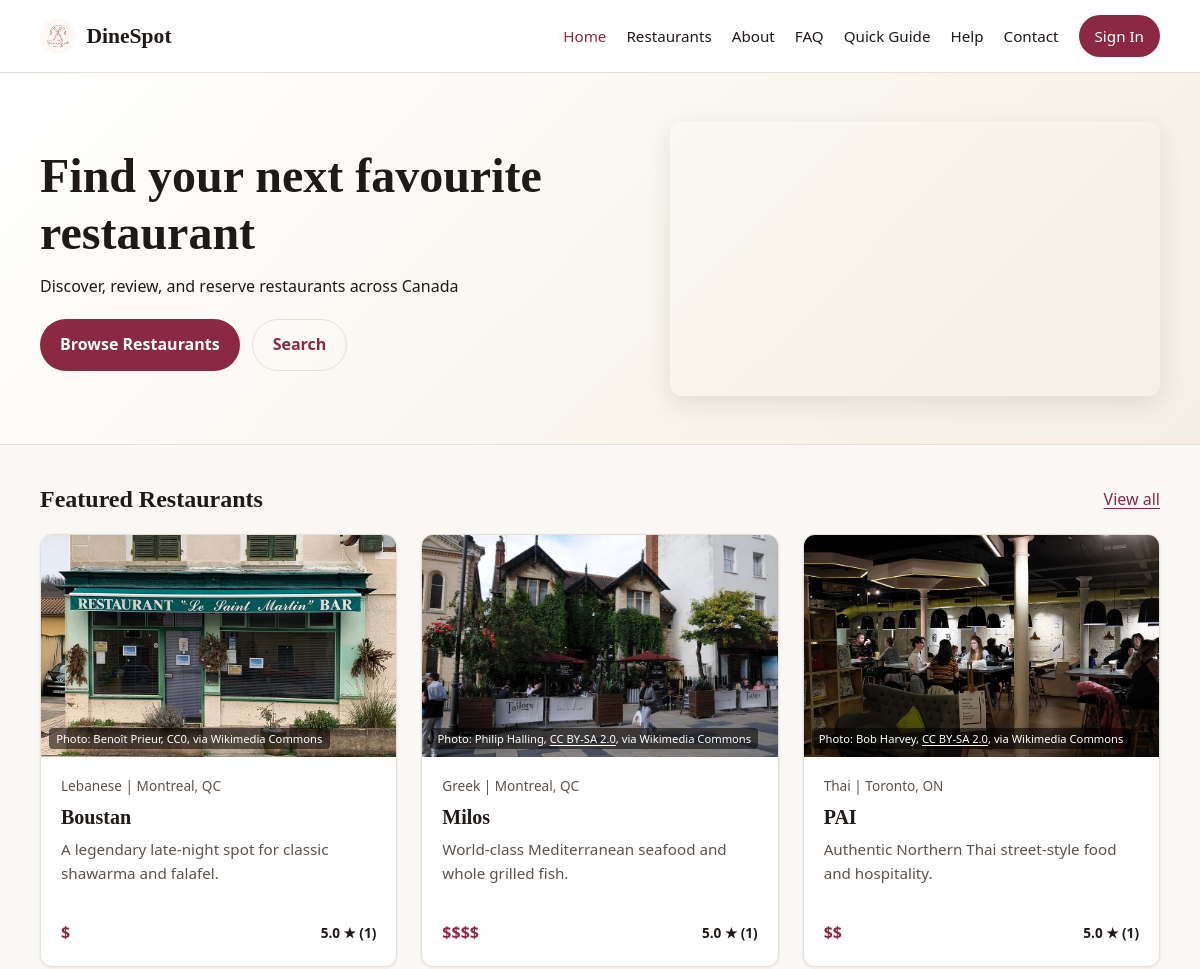
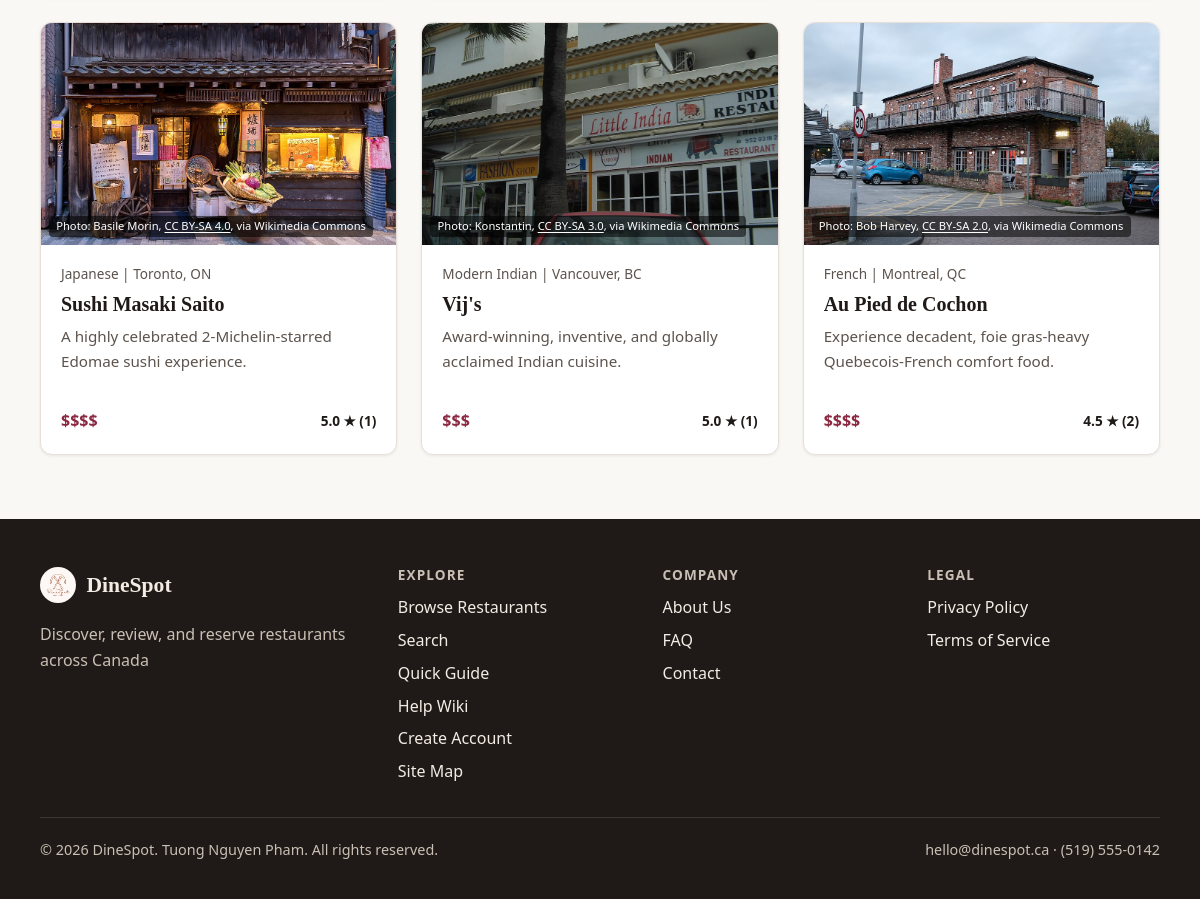
The page / on the database its author committed (2 pictures, top to bottom).
### tables this page shows
CREATE TABLE restaurants (
    id INT AUTO_INCREMENT PRIMARY KEY,
    name VARCHAR(150) NOT NULL,
    cuisine VARCHAR(80) NOT NULL,
    city VARCHAR(80) NOT NULL,
    province VARCHAR(10) NOT NULL,
    description TEXT NOT NULL,
    address VARCHAR(255) NULL,
    image_path VARCHAR(255) NULL,
    latitude DECIMAL(10, 7) NULL,
    longitude DECIMAL(10, 7) NULL,
    price_range TINYINT NOT NULL DEFAULT 2,
    is_active TINYINT(1) NOT NULL DEFAULT 1,
    image_credit VARCHAR(255) NULL,
    created_at TIMESTAMP NOT NULL DEFAULT CURRENT_TIMESTAMP,
    CONSTRAINT chk_restaurants_price_range CHECK (price_range BETWEEN 1 AND 4)
);

### includes/functions.php (called while the page is built, shortened)
<?php
function e(string $value): string
{
    return htmlspecialchars($value, ENT_QUOTES, 'UTF-8');
}
function get_site_setting(string $key, ?string $default = null): ?string
{
    static $cache = [];
    if (array_key_exists($key, $cache)) {
        return $cache[$key];
    }
    try {
        require_once __DIR__ . '/db.php';
        $stmt = db()->prepare('SELECT setting_value FROM site_settings WHERE setting_key = :key');
        $stmt->execute(['key' => $key]);
        $value = $stmt->fetchColumn();
        $cache[$key] = $value !== false ? (string) $value : $default;
        return $cache[$key];
    } catch (Throwable $e) {
        return $default;
    }
}
function price_range_label(int $range): string
{
    return str_repeat('$', max(1, min(4, $range)));
}
function restaurant_image_url(array $restaurant, string $prefix = ''): string
{
    return $prefix . ($restaurant['image_path'] ?? 'assets/images/DineSpot-logo.jpg');
}
function get_featured_restaurants(int $limit = 6): array
{
    require_once __DIR__ . '/db.php';
    $stmt = db()->prepare(
        'SELECT r.*, COALESCE(AVG(rv.rating), 0) AS avg_rating, COUNT(rv.id) AS review_count
         FROM restaurants r
         LEFT JOIN reviews rv ON rv.restaurant_id = r.id
         WHERE r.is_active = 1
         GROUP BY r.id
         ORDER BY avg_rating DESC, r.name ASC
         LIMIT :limit'
    );
    $stmt->bindValue(':limit', $limit, PDO::PARAM_INT);
    $stmt->execute();
    return $stmt->fetchAll();
}
function youtube_embed_url(string $url): string
{
    if (preg_match('/(?:youtube\.com\/watch\?v=|youtu\.be\/)([A-Za-z0-9_-]+)/', $url, $matches)) {
        return 'https://www.youtube.com/embed/' . $matches[1];
    }
    return $url;
}
function format_rating(float $rating): string
{
    return number_format($rating, 1);
}

### includes/db.php (called while the page is built, shortened)
<?php
function db(): PDO
{
    static $pdo = null;
    if ($pdo instanceof PDO) {
        return $pdo;
    }
    $dsn = sprintf(
        'mysql:host=%s;port=%s;dbname=%s;charset=%s',
        DB_HOST,
        DB_PORT,
        DB_NAME,
        DB_CHARSET
    );
    $pdo = new PDO($dsn, DB_USER, DB_PASS, [
        PDO::ATTR_ERRMODE => PDO::ERRMODE_EXCEPTION,
        PDO::ATTR_DEFAULT_FETCH_MODE => PDO::FETCH_ASSOC,
        PDO::ATTR_EMULATE_PREPARES => false,
    ]);
    return $pdo;
}

### includes/partials/restaurant-card.php (the view)
<?php
$viewUrl = ($assetPrefix ?? '') . 'restaurants/view.php?id=' . (int) $restaurant['id'];
?>
<article class="restaurant-card">
    <div class="restaurant-card-image">
        <a href="<?= e($viewUrl) ?>">
            <img
                src="<?= e(restaurant_image_url($restaurant, $assetPrefix ?? '')) ?>"
                alt="<?= e($restaurant['name']) ?>"
                <?php if (!empty($restaurant['image_credit'])): ?>
                    title="<?= e($restaurant['name']) ?> - Photo: <?= e($restaurant['image_credit']) ?>"
                <?php else: ?>
                    title="<?= e($restaurant['name']) ?>"
                <?php endif; ?>
                loading="lazy"
            >
        </a>
        <?php if (!empty($restaurant['image_credit']) && (str_contains($restaurant['image_credit'], '<https://') || str_contains($restaurant['image_credit'], '<http://'))): ?>
            <?php
                $licenseUrl = '';
                if (preg_match('/<([^>]+)>/', $restaurant['image_credit'], $matches)) {
                    $licenseUrl = $matches[1];
                }
                $cleanCredit = preg_split('/<[^>]+>/', $restaurant['image_credit'], 2);
                $parts = array_map('trim', explode(',', trim($cleanCredit[0]), 2));
                $author = $parts[0] ?? '';
                $license = $parts[1] ?? '';
                $source = trim($cleanCredit[1] ?? '');
            ?>
            <span class="image-credit">Photo: <?= e($author) ?>, <a href="<?= e($licenseUrl) ?>" target="_blank" rel="noopener noreferrer"><?= e($license) ?></a><?= e($source) ?></span>
        <?php elseif (!empty($restaurant['image_credit'])): ?>
            <span class="image-credit">Photo: <?= e($restaurant['image_credit']) ?></span>
        <?php endif; ?>
    </div>
    <div class="restaurant-card-body">
        <p class="restaurant-card-meta">
            <span><?= e($restaurant['cuisine']) ?> | <?= e($restaurant['city']) ?>, <?= e($restaurant['province']) ?></span>
        </p>
        <h2><a href="<?= e($viewUrl) ?>"><?= e($restaurant['name']) ?></a></h2>
        <p class="restaurant-card-desc"><?= e($restaurant['description']) ?></p>
        <div class="restaurant-card-footer">
            <span class="price-range"><?= e(price_range_label((int) $restaurant['price_range'])) ?></span>
            <?php if ((int) $restaurant['review_count'] > 0): ?>
                <span class="rating-badge"><?= e(format_rating((float) $restaurant['avg_rating'])) ?> ★ (<?= (int) $restaurant['review_count'] ?>)</span>
            <?php else: ?>
                <span class="rating-badge rating-badge-muted">No reviews yet</span>
            <?php endif; ?>
        </div>
    </div>
</article>

### index.php (shortened to what this page needs)
<?php
require_once __DIR__ . '/includes/functions.php';
require_once __DIR__ . '/includes/db.php';
$featured = [];
$dbError = null;
try {
    if (database_is_ready()) {
        $featured = get_featured_restaurants(6);
    }
} catch (Throwable $e) {
    $dbError = 'Unable to load restaurants. Please check your database connection.';
}
$videoUrl = 'https://youtu.be/g4hiF5axjPc?si=lyX6YaIEcgZfqCEp';
require_once __DIR__ . '/includes/header.php';
?>
<section class="home-hero">
    <div class="container home-hero-grid">
        <div>
            <h1>Find your next favourite restaurant</h1>
            <p class="lead"><?= e(SITE_TAGLINE) ?></p>
            <div class="hero-actions">
                <a class="btn btn-primary" href="restaurants/index.php">Browse Restaurants</a>
                <a class="btn btn-secondary" href="restaurants/search.php">Search</a>
            </div>
        </div>
        <?php if ($videoUrl !== ''): ?>
            <div class="hero-video">
                <iframe
                    src="<?= e(youtube_embed_url($videoUrl)) ?>"
                    title="DineSpot introduction video"
                    allow="accelerometer; autoplay; clipboard-write; encrypted-media; gyroscope; picture-in-picture"
                    allowfullscreen
                ></iframe>
            </div>
        <?php endif; ?>
    </div>
</section>
<section class="page-content">
    <div class="container">
        <?php if ($dbError): ?>
            <div class="alert alert-error" role="alert"><?= e($dbError) ?></div>
        <?php elseif ($featured === []): ?>
            <div class="alert alert-error" role="alert">
                No restaurants found. Import <code>schema/schema_mysql.sql</code> into MySQL via XAMPP.
            </div>
        <?php else: ?>
            <div class="section-heading">
                <h2>Featured Restaurants</h2>
                <a href="restaurants/index.php">View all</a>
            </div>
            <div class="restaurant-grid">
                <?php foreach ($featured as $restaurant): ?>
                    <?php include __DIR__ . '/includes/partials/restaurant-card.php'; ?>
                <?php endforeach; ?>
            </div>
        <?php endif; ?>
    </div>
</section>
<?php require_once __DIR__ . '/includes/footer.php'; ?>

### rows shown on the page
restaurants: image_path (picture), image_credit "Benoît Prieur, CC0, via Wikimedia Commons", cuisine "Lebanese", city "Montreal", province "QC", name "Boustan", description "A legendary late-night spot for classic shawarma and falafel.", price_range "$", avg_rating "5.0", review_count "1"
restaurants: image_path (picture), image_credit "Philip Halling", image_credit "CC BY-SA 2.0", image_credit ", via Wikimedia Commons", cuisine "Greek", city "Montreal", province "QC", name "Milos", description "World-class Mediterranean seafood and whole grilled fish.", price_range "$$$$", avg_rating "5.0", review_count "1"
restaurants: image_path (picture), image_credit "Bob Harvey", image_credit "CC BY-SA 2.0", image_credit ", via Wikimedia Commons", cuisine "Thai", city "Toronto", province "ON", name "PAI", description "Authentic Northern Thai street-style food and hospitality.", price_range "$$", avg_rating "5.0", review_count "1"
restaurants: image_path (picture), image_credit "Basile Morin", image_credit "CC BY-SA 4.0", image_credit ", via Wikimedia Commons", cuisine "Japanese", city "Toronto", province "ON", name "Sushi Masaki Saito", description "A highly celebrated 2-Michelin-starred Edomae sushi experience.", price_range "$$$$", avg_rating "5.0", review_count "1"
restaurants: image_path (picture), image_credit "Konstantin", image_credit "CC BY-SA 3.0", image_credit ", via Wikimedia Commons", cuisine "Modern Indian", city "Vancouver", province "BC", name "Vij's", description "Award-winning, inventive, and globally acclaimed Indian cuisine.", price_range "$$$", avg_rating "5.0", review_count "1"
restaurants: image_path (picture), image_credit "Bob Harvey", image_credit "CC BY-SA 2.0", image_credit ", via Wikimedia Commons", cuisine "French", city "Montreal", province "QC", name "Au Pied de Cochon", description "Experience decadent, foie gras-heavy Quebecois-French comfort food.", price_range "$$$$", avg_rating "4.5", review_count "2"

### other values the page prints
SITE_NAME "DineSpot"
SITE_TAGLINE "Discover, review, and reserve restaurants across Canada"
SITE_EMAIL "hello@dinespot.ca"
SITE_PHONE "(519) 555-0142"
